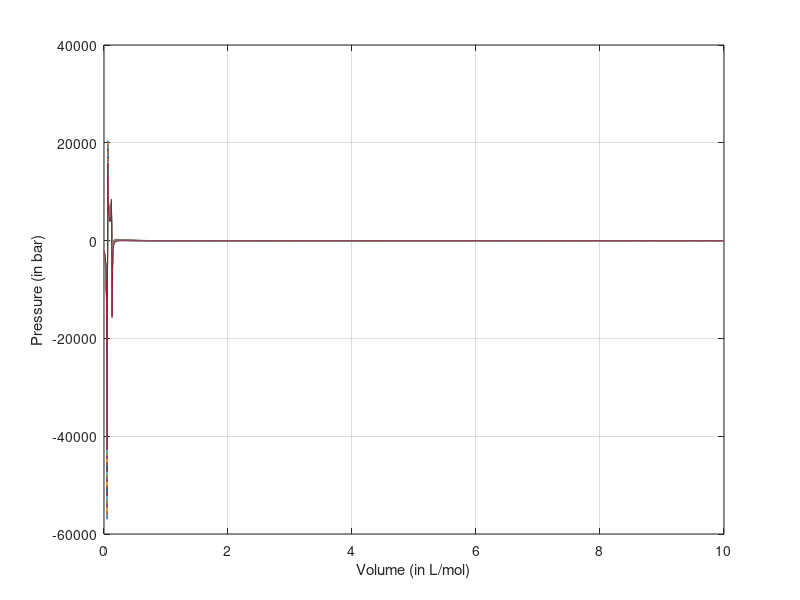

Here is the MATLAB script that generated this plot:
clc;
%% Antoine Parameters
A = 6.93666;
B = 1460.793;
C = 207.777;
%% Critical values for cumene
Tc = 631; %% Kelvin
Pc = 32.09; %% in bar
R = 0.08314;
%% Parameters for Peng Robinson equation of state
a = 0.45724*(R^2)*(Tc^2)/Pc;
b = 0.0778*R*Tc/Pc;
w = 0.3274;
sigma = 2.4142;
eps = -0.4142;

i = 1;
P_array = zeros(20,1);   %% store pressure values
vg = zeros(20,1);        %% store maximum volume
vl = zeros(20,1);        %% store minimum volume
for T = 400:10:600
    
    Psat = 10^(A-B/(T-273.15+C)); %% in mmHg
    Psat = Psat/760; %% in bar
    alpha = (1+(0.37464+1.54226*w-0.26992*w^2)*(1-sqrt(T/Tc)))^2;
    v_array = linspace(0,10,1000);
    pressure = -(R.*T./(v_array-b)-a.*alpha./(v_array.^2+2.*b.*v_array-b^2));
    plot(v_array,pressure);
    xlabel("Volume (in L/mol)");
    ylabel("Pressure (in bar)");
    grid on;
    hold on;
    
    a11 = R*T*(b^2)+Psat*(b^3)-a*alpha*b;
    a21 = a*alpha-2*R*T*b-3*Psat*(b^2);
    a31 = Psat*b-R*T;
    a41 = Psat;
    coeff_mat = [a41 a31 a21 a11];     %% Equation is converted to Pv^3+(Pb-RT)v^2 +v(a*aplha-2bRT-3Pb^2)+(Pb^3-a*aplha*b+RTb^2) = 0
    v = roots(coeff_mat);
    
    v = v(imag(v)==0);       %% keeping only real volumes
    
    vmax = max(v);
    vmin = min(v); 
    func = @(v) [log(v(3)/(v(3)-b))-a*alpha*log((sigma*b+v(3))/(eps*b+v(3)))/((sigma-eps)*b*R*T)+log(1/v(3))+v(1)*v(3)/(R*T)-(log(v(2)/(v(2)-b))-a*alpha*log((sigma*b+v(2))/(eps*b+v(2)))/((sigma-eps)*b*R*T)+log(1/v(2))+v(1)*v(2)/(R*T));v(1)*v(2)^3+(v(1)*b-R*T)*v(2)^2+(a*alpha-2*R*T*b-3*v(1)*b^2)*v(2)+(R*T*b^2+v(1)*b^3-a*alpha*b);v(1)*v(3)^3+(v(1)*b-R*T)*v(3)^2+(a*alpha-2*R*T*b-3*v(1)*b^2)*v(3)+(R*T*b^2+v(1)*b^3-a*alpha*b)];
    xo = [Psat;vmax;vmin];
    [v,fval]= fsolve(func,xo);         %% v(1),v(2),v(3) respectively are pressure, vmax and vmin  
    P_array(i) = v(1);
    vg(i) = v(2);
    vl(i) = v(3);
    i = i+1;
end
x = vg(1):0.1:vg(20);
s = spline(vg,P_array,x);
plot(x,s,'b--o');
hold on;